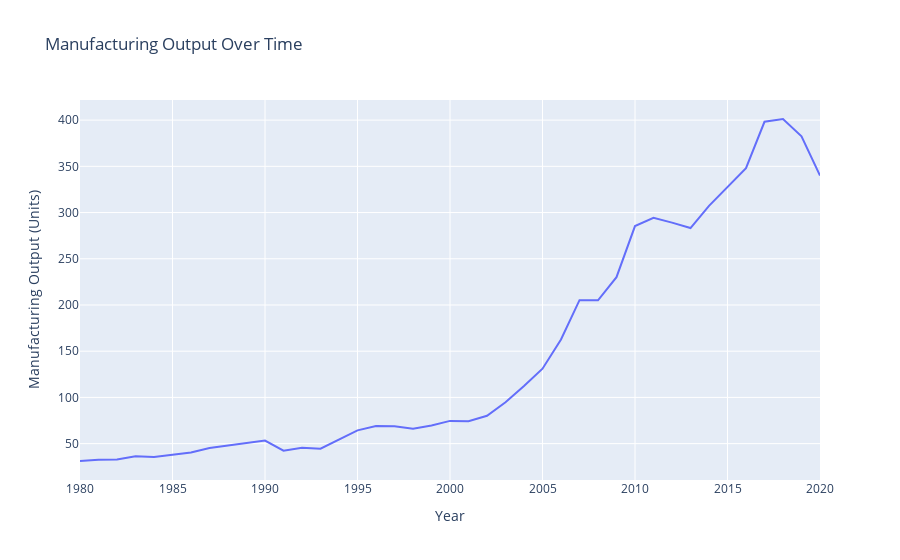

Notebook cell for this chart:
### Markdown cell above
1. Initial Growth Phase (Early Years)
The data starts with a low per capita income of 267 USD.
The early years (from 267 to about 310 USD) show modest growth rates. This gradual increase reflects a developing economy that is beginning to expand.
2. Moderate Growth Phase
From approximately 310 USD to about 400 USD (years between the late **1990s to early 2000s), there is a steady increase.
The per capita income reaches around 400 USD by the mid-2000s. This period indicates improved economic conditions and possibly the impact of economic reforms or increased investment.
3. Acceleration in Growth (Mid to Late 2000s)
A significant acceleration in growth occurs after reaching about 400 USD:
The income rises sharply from 400 USD to over 800 USD by the late 2000s.
This period likely coincides with increased economic activity driven by globalization and technological advancements.
4. Peak and Volatility (2010s)
The per capita income peaks at around 2101 USD before experiencing a decline to about 1901 USD:
This peak suggests strong economic performance during this period.
The drop towards the end indicates potential economic challenges or external shocks that may have impacted growth (such as global financial crises or domestic issues).
5. Overall Growth Trends
Over the entire period analyzed:
Per capita income shows a general upward trend from 267 USD to a peak of approximately 2101 USD.
Despite some fluctuations and periods of slower growth or decline (notably at the end), the overall trajectory indicates significant improvement in living standards over time.
6. Implications for Economic Policy
The steady increase in per capita income suggests effective economic policies that foster growth:
Policymakers can use this historical context to reinforce successful strategies while addressing periods of decline.
Understanding these trends is crucial for planning future economic initiatives aimed at sustaining growth and improving living standards.

### Code cell
# Create a line plot for manufacturing output
fig = px.line(india, x='year', y='manufacturingoutput', title='Manufacturing Output Over Time',
              labels={'manufacturingoutput': 'Manufacturing Output (Units)', 'year': 'Year'})

# Show the plot
fig.show()

### Figure 1 — Plotly figure (JSON) as saved in the notebook; plotly's stock layout.template omitted (floating-point values rounded to 4 significant figures)
{"data": [{"hovertemplate": "Year=%{x}<br>Manufacturing Output (Units)=%{y}<extra></extra>", "legendgroup": "", "line": {"color": "#636efa", "dash": "solid"}, "marker": {"symbol": "circle"}, "mode": "lines", "name": "", "orientation": "v", "showlegend": false, "type": "scatter", "x": [1980, 1981, 1982, 1983, 1984, 1985, 1986, 1987, 1988, 1989, 1990, 1991, 1992, 1993, 1994, 1995, 1996, 1997, 1998, 1999, 2000, 2001, 2002, 2003, 2004, 2005, 2006, 2007, 2008, 2009, 2010, 2011, 2012, 2013, 2014, 2015, 2016, 2017, 2018, 2019, 2020], "xaxis": "x", "y": [31.21, 32.45, 32.86, 36.37, 35.45, 38.17, 40.39, 45.23, 47.76, 50.04, 53.27, 42.34, 45.54, 44.45, 54.86, 64.37, 69.14, 68.7, 66.23, 69.65, 74.6, 74.31, 80.12, 94.72, 112.2, 131.0, 162.7, 205.2, 205, 230.1, 285.4, 294.2, 289.1, 283.2, 307.2, 327.8, 347.9, 398.2, 401.2, 382.6, 340.0], "yaxis": "y"}], "layout": {"legend": {"tracegroupgap": 0}, "title": {"text": "Manufacturing Output Over Time"}, "xaxis": {"anchor": "y", "domain": [0, 1], "title": {"text": "Year"}}, "yaxis": {"anchor": "x", "domain": [0, 1], "title": {"text": "Manufacturing Output (Units)"}}}}
